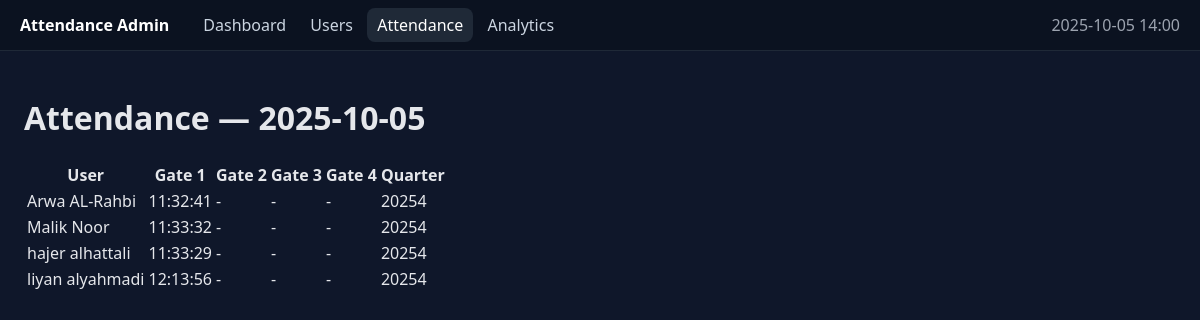
The app's page /attendance with its own data.
### db.py (models this page shows)
class Attendance(Base):
    __tablename__ = "attendance"
    record_id = Column(Integer, primary_key=True, autoincrement=True)
    user_id = Column(Integer, ForeignKey("users.user_id", ondelete="CASCADE"), nullable=False, index=True)
    date = Column(String(10), nullable=False, index=True)  # ISO date string "YYYY-MM-DD"
    quarter_id = Column(Integer, nullable=False, index=True)
    checkin1_time = Column(String(8), nullable=True)
    checkin2_time = Column(String(8), nullable=True)
    checkin3_time = Column(String(8), nullable=True)
    checkin4_time = Column(String(8), nullable=True)
    user = relationship("User", back_populates="attendance")

class User(Base):
    __tablename__ = "users"
    user_id = Column(Integer, primary_key=True, autoincrement=True)
    name = Column(String(100), unique=True, nullable=False, index=True)
    face_embedding = Column(Text, nullable=False)
    attendance = relationship("Attendance", back_populates="user", cascade="all, delete-orphan")

### flask_dashboard.py (the view)
@app.get("/attendance", endpoint="attendance_page")
def attendance_page():
    d = request.args.get("date") or today_str()
    sess = SessionLocal()
    try:
        rows = (
            sess.query(Attendance, User)
            .join(User, Attendance.user_id == User.user_id)
            .filter(Attendance.date == d)
            .order_by(User.name)
            .all()
        )
        def badge(val: Optional[str], gate_id: int) -> Tuple[str, str]:
            if not val:
                return ("-", "muted")
            return (val, "late" if is_late(gate_id, val) else "ok")
        data = [{
            "user_id": user.user_id,
            "name": user.name,
            "g1": badge(att.checkin1_time, 1),
            "g2": badge(att.checkin2_time, 2),
            "g3": badge(att.checkin3_time, 3),
            "g4": badge(att.checkin4_time, 4),
            "quarter": att.quarter_id,
            "date": att.date,
        } for att, user in rows]
    finally:
        sess.close()
    return render_template("attendance.html", title=APP_TITLE, date=d, rows=data, gates=GATES)

### flask_dashboard.py (called while the page is built)
def today_str() -> str:
    return dt.date.today().isoformat()

def parse_hhmm(s: str) -> dt.time:
    h, m = map(int, s.split(":")[:2])
    return dt.time(hour=h, minute=m)

def is_late(gate_id: int, tstr: Optional[str]) -> bool:
    if not tstr:
        return False
    late_cut = parse_hhmm(LATE_AT.get(gate_id, "23:59"))
    t = dt.datetime.strptime(tstr, "%H:%M:%S").time() if ":" in tstr else parse_hhmm(tstr)
    return t > late_cut

@app.context_processor
def inject_globals():
    return {"APP_TITLE": APP_TITLE, "now": dt.datetime.now, "gates": GATES, "url_for": url_for}

### template/attendance.html
{% extends "base.html" %}
{% block content %}
<h1>Attendance — {{ date }}</h1>
<table class="table">
  <thead>
    <tr>
      <th>User</th><th>Gate 1</th><th>Gate 2</th><th>Gate 3</th><th>Gate 4</th><th>Quarter</th>
    </tr>
  </thead>
  <tbody>
    {% for r in rows %}
      <tr>
        <td>{{ r.name }}</td>
        <td class="{{ r.g1[1] }}">{{ r.g1[0] }}</td>
        <td class="{{ r.g2[1] }}">{{ r.g2[0] }}</td>
        <td class="{{ r.g3[1] }}">{{ r.g3[0] }}</td>
        <td class="{{ r.g4[1] }}">{{ r.g4[0] }}</td>
        <td>{{ r.quarter }}</td>
      </tr>
    {% else %}
      <tr><td colspan="6">No records for this date.</td></tr>
    {% endfor %}
  </tbody>
</table>
{% endblock %}

### template/base.html (shortened to what this page needs)
<!doctype html>
<html lang="en">
<head>
</head>
<body>
  <header>
    <strong style="color:#fff">{{ APP_TITLE or "Attendance Admin" }}</strong>
    <nav>
      <a href="{{ url_for('home') }}" class="{% if request.endpoint=='home' %}active{% endif %}">Dashboard</a>
      <a href="{{ url_for('users_page') }}" class="{% if request.endpoint=='users_page' %}active{% endif %}">Users</a>
      <a href="{{ url_for('attendance_page') }}" class="{% if request.endpoint=='attendance_page' %}active{% endif %}">Attendance</a>
      <a href="{{ url_for('analytics_page') }}" class="{% if request.endpoint=='analytics_page' %}active{% endif %}">Analytics</a>
    </nav>
    <span style="margin-left:auto; color:#9ca3af">{{ now().strftime("%Y-%m-%d %H:%M") }}</span>
  </header>
  <main>
    {% block content %}{% endblock %}
  </main>
</body>
</html>

### template/base.html (style rules this page uses)
:root { color-scheme: dark; }
body { margin:0; font-family: system-ui, -apple-system, Segoe UI, Roboto, Arial, sans-serif; background:#0f172a; color:#e5e7eb; }
header { display:flex; gap:24px; align-items:center; padding:14px 20px; background:#0b1220; border-bottom:1px solid #1f2937; }
header a { color:#cbd5e1; text-decoration:none; padding:6px 10px; border-radius:8px; }
header a.active, header a:hover { background:#1f2937; color:#fff; }
main { padding:24px; max-width:1200px; margin:0 auto; }

### records on screen
Attendance: name "Arwa AL-Rahbi", checkin1_time "11:32:41", g2 "-", g3 "-", g4 "-", quarter "20254"
Attendance: name "Malik Noor", checkin1_time "11:33:32", g2 "-", g3 "-", g4 "-", quarter "20254"
Attendance: name "hajer alhattali", checkin1_time "11:33:29", g2 "-", g3 "-", g4 "-", quarter "20254"
Attendance: name "liyan alyahmadi", checkin1_time "12:13:56", g2 "-", g3 "-", g4 "-", quarter "20254"

### other values on screen
{{ APP_TITLE or "Attendance Admin" }} "Attendance Admin"
{{ date }} "2025-10-05"
